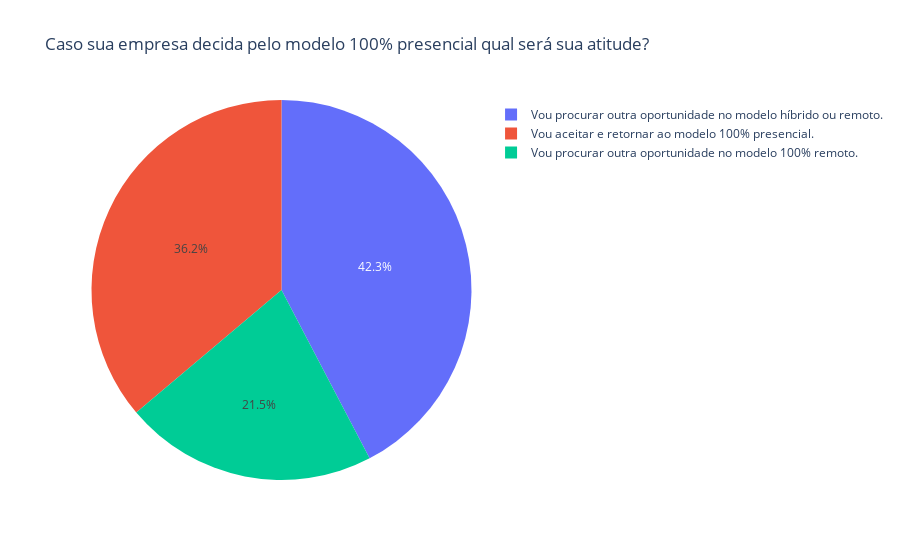

Notebook source saved alongside this figure:
### Code cell
tmp = df_2.groupby(["('P2_s ', 'Caso sua empresa decida pelo modelo 100% presencial qual será sua atitude?')"])["('P2_s ', 'Caso sua empresa decida pelo modelo 100% presencial qual será sua atitude?')"].count().reset_index(name='count')

fig = px.pie(tmp, values='count', names="('P2_s ', 'Caso sua empresa decida pelo modelo 100% presencial qual será sua atitude?')", title='Caso sua empresa decida pelo modelo 100% presencial qual será sua atitude?')
fig.show()

### Figure 1 — Plotly figure (JSON) as saved in the notebook; plotly's stock layout.template omitted (floating-point values rounded to 4 significant figures)
{"data": [{"domain": {"x": [0, 1], "y": [0, 1]}, "hovertemplate": "('P2_s ', 'Caso sua empresa decida pelo modelo 100% presencial qual será sua atitude?')=%{label}<br>count=%{value}<extra></extra>", "labels": ["Vou aceitar e retornar ao modelo 100% presencial.", "Vou procurar outra oportunidade no modelo 100% remoto.", "Vou procurar outra oportunidade no modelo híbrido ou remoto."], "legendgroup": "", "name": "", "showlegend": true, "type": "pie", "values": [855, 509, 1001]}], "layout": {"legend": {"tracegroupgap": 0}, "title": {"text": "Caso sua empresa decida pelo modelo 100% presencial qual será sua atitude?"}}}
